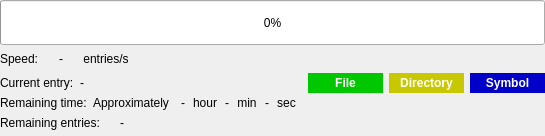
     <widget class="QWidget" name="mainPage">
      <layout class="QVBoxLayout" name="verticalLayout_9">
       <property name="spacing">
        <number>0</number>
       </property>
       <property name="leftMargin">
        <number>0</number>
       </property>
       <property name="topMargin">
        <number>0</number>
       </property>
       <property name="rightMargin">
        <number>0</number>
       </property>
       <property name="bottomMargin">
        <number>3</number>
       </property>
       <item>
        <widget class="QWidget" name="progressWgt" native="true">
         <layout class="QVBoxLayout" name="verticalLayout">
          <property name="spacing">
           <number>2</number>
          </property>
          <property name="leftMargin">
           <number>0</number>
          </property>
          <property name="topMargin">
           <number>0</number>
          </property>
          <property name="rightMargin">
           <number>0</number>
          </property>
          <property name="bottomMargin">
           <number>0</number>
          </property>
          <item>
           <widget class="QWidget" name="widget_3" native="true">
            <layout class="QHBoxLayout" name="horizontalLayout_6">
             <property name="leftMargin">
              <number>0</number>
             </property>
             <property name="topMargin">
              <number>0</number>
             </property>
             <property name="rightMargin">
              <number>0</number>
             </property>
             <property name="bottomMargin">
              <number>0</number>
             </property>
             <item>
              <widget class="QProgressBar" name="progressBar">
               <property name="minimumSize">
                <size>
                 <width>0</width>
                 <height>45</height>
                </size>
               </property>
               <property name="value">
                <number>0</number>
               </property>
               <property name="alignment">
                <set>Qt::AlignCenter</set>
               </property>
               <property name="format">
                <string>%p%</string>
               </property>
              </widget>
             </item>
            </layout>
           </widget>
          </item>
          <item>
           <widget class="QWidget" name="widget_2" native="true">
            <layout class="QHBoxLayout" name="horizontalLayout_3">
             <property name="leftMargin">
              <number>0</number>
             </property>
             <property name="topMargin">
              <number>0</number>
             </property>
             <property name="rightMargin">
              <number>0</number>
             </property>
             <property name="bottomMargin">
              <number>0</number>
             </property>
             <item>
              <widget class="QWidget" name="widget_10" native="true">
               <layout class="QHBoxLayout" name="horizontalLayout_4">
                <property name="leftMargin">
                 <number>0</number>
                </property>
                <property name="topMargin">
                 <number>0</number>
                </property>
                <property name="rightMargin">
                 <number>0</number>
                </property>
                <property name="bottomMargin">
                 <number>0</number>
                </property>
                <item>
                 <widget class="QLabel" name="speedText">
                  <property name="text">
                   <string>Speed:</string>
                  </property>
                  <property name="textInteractionFlags">
                   <set>Qt::NoTextInteraction</set>
                  </property>
                 </widget>
                </item>
                <item>
                 <widget class="QLabel" name="speedValue">
                  <property name="minimumSize">
                   <size>
                    <width>32</width>
                    <height>0</height>
                   </size>
                  </property>
                  <property name="text">
                   <string>-</string>
                  </property>
                  <property name="alignment">
                   <set>Qt::AlignCenter</set>
                  </property>
                  <property name="textInteractionFlags">
                   <set>Qt::NoTextInteraction</set>
                  </property>
                 </widget>
                </item>
                <item>
                 <widget class="QLabel" name="speedUnitText">
                  <property name="text">
                   <string>entries/s</string>
                  </property>
                  <property name="alignment">
                   <set>Qt::AlignCenter</set>
                  </property>
                  <property name="textInteractionFlags">
                   <set>Qt::NoTextInteraction</set>
                  </property>
                 </widget>
                </item>
               </layout>
              </widget>
             </item>
             <item>
              <spacer name="horizontalSpacer_2">
               <property name="orientation">
                <enum>Qt::Horizontal</enum>
               </property>
               <property name="sizeHint" stdset="0">
                <size>
                 <width>356</width>
                 <height>20</height>
                </size>
               </property>
              </spacer>
             </item>
             <item>
              <widget class="QWidget" name="widget_9" native="true">
               <layout class="QHBoxLayout" name="horizontalLayout_5">
                <property name="leftMargin">
                 <number>0</number>
                </property>
                <property name="topMargin">
                 <number>0</number>
                </property>
                <property name="rightMargin">
                 <number>0</number>
                </property>
                <property name="bottomMargin">
                 <number>0</number>
                </property>
                <item>
                 <widget class="QPushButton" name="pauseResumeBtn">
                  <property name="minimumSize">
                   <size>
                    <width>24</width>
                    <height>24</height>
                   </size>
                  </property>
                  <property name="maximumSize">
                   <size>
                    <width>24</width>
                    <height>24</height>
                   </size>
                  </property>
                  <property name="styleSheet">
                   <string notr="true">QPushButton
{
	background: palette(button);
    border: 2px solid transparent;
}

QPushButton:default
{
	background: rgba(0, 100, 180, 96);
    color: rgb(0, 0, 0);
}

QPushButton:hover
{
    border: 2px solid rgba(0, 100, 180, 128);
}

QPushButton:pressed
{
    border: 2px solid transparent;
	background: rgba(0, 100, 180, 56);
}</string>
                  </property>
                  <property name="icon">
                   <iconset resource="../easylink.qrc">
                    <normaloff>:/resources/icon/pause.ico</normaloff>:/resources/icon/pause.ico</iconset>
                  </property>
                  <property name="autoDefault">
                   <bool>false</bool>
                  </property>
                  <property name="flat">
                   <bool>true</bool>
                  </property>
                 </widget>
                </item>
                <item>
                 <widget class="QPushButton" name="cancelBtn">
                  <property name="minimumSize">
                   <size>
                    <width>24</width>
                    <height>24</height>
                   </size>
                  </property>
                  <property name="maximumSize">
                   <size>
                    <width>24</width>
                    <height>24</height>
                   </size>
                  </property>
                  <property name="styleSheet">
                   <string notr="true">QPushButton
{
	background: palette(button);
    border: 2px solid transparent;
}

QPushButton:default
{
	background: rgba(0, 100, 180, 96);
    color: rgb(0, 0, 0);
}

QPushButton:hover
{
    border: 2px solid rgba(0, 100, 180, 128);
}

QPushButton:pressed
{
    border: 2px solid transparent;
	background: rgba(0, 100, 180, 56);
}</string>
                  </property>
                  <property name="icon">
                   <iconset resource="../easylink.qrc">
                    <normaloff>:/resources/icon/cancel.ico</normaloff>:/resources/icon/cancel.ico</iconset>
                  </property>
                  <property name="autoDefault">
                   <bool>false</bool>
                  </property>
                  <property name="flat">
                   <bool>true</bool>
                  </property>
                 </widget>
                </item>
               </layout>
              </widget>
             </item>
            </layout>
           </widget>
          </item>
          <item>
           <widget class="QWidget" name="widget_4" native="true">
            <layout class="QVBoxLayout" name="verticalLayout_3">
             <property name="spacing">
              <number>0</number>
             </property>
             <property name="leftMargin">
              <number>0</number>
             </property>
             <property name="topMargin">
              <number>0</number>
             </property>
             <property name="rightMargin">
              <number>0</number>
             </property>
             <property name="bottomMargin">
              <number>0</number>
             </property>
             <item>
              <widget class="QWidget" name="widget_5" native="true">
               <layout class="QHBoxLayout" name="horizontalLayout_7">
                <property name="leftMargin">
                 <number>0</number>
                </property>
                <property name="topMargin">
                 <number>0</number>
                </property>
                <property name="rightMargin">
                 <number>0</number>
                </property>
                <property name="bottomMargin">
                 <number>0</number>
                </property>
                <item>
                 <widget class="QWidget" name="widget_13" native="true">
                  <layout class="QHBoxLayout" name="horizontalLayout_11">
                   <property name="leftMargin">
                    <number>0</number>
                   </property>
                   <property name="topMargin">
                    <number>0</number>
                   </property>
                   <property name="rightMargin">
                    <number>0</number>
                   </property>
                   <property name="bottomMargin">
                    <number>0</number>
                   </property>
                   <item>
                    <widget class="QLabel" name="currentEntryText">
                     <property name="text">
                      <string>Current entry:</string>
                     </property>
                     <property name="textInteractionFlags">
                      <set>Qt::NoTextInteraction</set>
                     </property>
                    </widget>
                   </item>
                   <item>
                    <widget class="QLabel" name="currentEntryValue">
                     <property name="text">
                      <string>-</string>
                     </property>
                     <property name="textInteractionFlags">
                      <set>Qt::NoTextInteraction</set>
                     </property>
                    </widget>
                   </item>
                  </layout>
                 </widget>
                </item>
                <item>
                 <spacer name="horizontalSpacer_8">
                  <property name="orientation">
                   <enum>Qt::Horizontal</enum>
                  </property>
                  <property name="sizeHint" stdset="0">
                   <size>
                    <width>40</width>
                    <height>20</height>
                   </size>
                  </property>
                 </spacer>
                </item>
                <item>
                 <widget class="QWidget" name="widget_12" native="true">
                  <layout class="QHBoxLayout" name="horizontalLayout_10">
                   <property name="leftMargin">
                    <number>0</number>
                   </property>
                   <property name="topMargin">
                    <number>0</number>
                   </property>
                   <property name="rightMargin">
                    <number>0</number>
                   </property>
                   <property name="bottomMargin">
                    <number>0</number>
                   </property>
                   <item>
                    <widget class="QLabel" name="fileText">
                     <property name="minimumSize">
                      <size>
                       <width>75</width>
                       <height>0</height>
                      </size>
                     </property>
                     <property name="maximumSize">
                      <size>
                       <width>75</width>
                       <height>16777215</height>
                      </size>
                     </property>
                     <property name="font">
                      <font>
                       <family>Segoe UI</family>
                       <bold>true</bold>
                       <stylestrategy>PreferAntialias</stylestrategy>
                      </font>
                     </property>
                     <property name="styleSheet">
                      <string notr="true">background-color: rgb(0, 200, 0);
color: rgb(255, 255, 255);</string>
                     </property>
                     <property name="text">
                      <string>File</string>
                     </property>
                     <property name="alignment">
                      <set>Qt::AlignCenter</set>
                     </property>
                     <property name="textInteractionFlags">
                      <set>Qt::NoTextInteraction</set>
                     </property>
                    </widget>
                   </item>
                   <item>
                    <widget class="QLabel" name="directoryText">
                     <property name="minimumSize">
                      <size>
                       <width>75</width>
                       <height>0</height>
                      </size>
                     </property>
                     <property name="maximumSize">
                      <size>
                       <width>75</width>
                       <height>16777215</height>
                      </size>
                     </property>
                     <property name="font">
                      <font>
                       <family>Segoe UI</family>
                       <bold>true</bold>
                       <stylestrategy>PreferAntialias</stylestrategy>
                      </font>
                     </property>
                     <property name="styleSheet">
                      <string notr="true">background-color: rgb(200, 200, 0);
color: rgb(255, 255, 255);</string>
                     </property>
                     <property name="text">
                      <string>Directory</string>
                     </property>
                     <property name="alignment">
                      <set>Qt::AlignCenter</set>
                     </property>
                     <property name="textInteractionFlags">
                      <set>Qt::NoTextInteraction</set>
                     </property>
                    </widget>
                   </item>
                   <item>
                    <widget class="QLabel" name="symbolText">
                     <property name="minimumSize">
                      <size>
                       <width>75</width>
                       <height>0</height>
                      </size>
                     </property>
                     <property name="maximumSize">
                      <size>
                       <width>75</width>
                       <height>16777215</height>
                      </size>
                     </property>
                     <property name="font">
                      <font>
                       <family>Segoe UI</family>
                       <bold>true</bold>
                       <stylestrategy>PreferAntialias</stylestrategy>
                      </font>
                     </property>
                     <property name="styleSheet">
                      <string notr="true">background-color: rgb(0, 0, 200);
color: rgb(255, 255, 255);</string>
                     </property>
                     <property name="text">
                      <string>Symbol</string>
                     </property>
                     <property name="alignment">
                      <set>Qt::AlignCenter</set>
                     </property>
                     <property name="textInteractionFlags">
                      <set>Qt::NoTextInteraction</set>
                     </property>
                    </widget>
                   </item>
                  </layout>
                 </widget>
                </item>
               </layout>
              </widget>
             </item>
             <item>
              <widget class="QWidget" name="widget_6" native="true">
               <layout class="QHBoxLayout" name="horizontalLayout_8">
                <property name="leftMargin">
                 <number>0</number>
                </property>
                <property name="topMargin">
                 <number>0</number>
                </property>
                <property name="rightMargin">
                 <number>0</number>
                </property>
                <property name="bottomMargin">
                 <number>0</number>
                </property>
                <item>
                 <widget class="QWidget" name="widget_14" native="true">
                  <layout class="QHBoxLayout" name="horizontalLayout_13">
                   <property name="leftMargin">
                    <number>0</number>
                   </property>
                   <property name="topMargin">
                    <number>0</number>
                   </property>
                   <property name="rightMargin">
                    <number>0</number>
                   </property>
                   <property name="bottomMargin">
                    <number>0</number>
                   </property>
                   <item>
                    <widget class="QLabel" name="remainingTimeText">
                     <property name="text">
                      <string>Remaining time:</string>
                     </property>
                     <property name="textInteractionFlags">
                      <set>Qt::NoTextInteraction</set>
                     </property>
                    </widget>
                   </item>
                   <item>
                    <widget class="QLabel" name="approximatelyText">
                     <property name="text">
                      <string>Approximately</string>
                     </property>
                     <property name="textInteractionFlags">
                      <set>Qt::NoTextInteraction</set>
                     </property>
                    </widget>
                   </item>
                  </layout>
                 </widget>
                </item>
                <item>
                 <widget class="QWidget" name="widget_8" native="true">
                  <layout class="QHBoxLayout" name="horizontalLayout_12">
                   <property name="spacing">
                    <number>2</number>
                   </property>
                   <property name="leftMargin">
                    <number>0</number>
                   </property>
                   <property name="topMargin">
                    <number>0</number>
                   </property>
                   <property name="rightMargin">
                    <number>0</number>
                   </property>
                   <property name="bottomMargin">
                    <number>0</number>
                   </property>
                   <item>
                    <widget class="QLabel" name="remainingTimeHourValue">
                     <property name="minimumSize">
                      <size>
                       <width>16</width>
                       <height>0</height>
                      </size>
                     </property>
                     <property name="text">
                      <string>-</string>
                     </property>
                     <property name="alignment">
                      <set>Qt::AlignCenter</set>
                     </property>
                     <property name="textInteractionFlags">
                      <set>Qt::NoTextInteraction</set>
                     </property>
                    </widget>
                   </item>
                   <item>
                    <widget class="QLabel" name="hourUnitText">
                     <property name="text">
                      <string>hour</string>
                     </property>
                     <property name="alignment">
                      <set>Qt::AlignCenter</set>
                     </property>
                     <property name="textInteractionFlags">
                      <set>Qt::NoTextInteraction</set>
                     </property>
                    </widget>
                   </item>
                   <item>
                    <widget class="QLabel" name="remainingTimeMinValue">
                     <property name="minimumSize">
                      <size>
                       <width>16</width>
                       <height>0</height>
                      </size>
                     </property>
                     <property name="text">
                      <string>-</string>
                     </property>
                     <property name="alignment">
                      <set>Qt::AlignCenter</set>
                     </property>
                     <property name="textInteractionFlags">
                      <set>Qt::NoTextInteraction</set>
                     </property>
                    </widget>
                   </item>
                   <item>
                    <widget class="QLabel" name="minUnitText">
                     <property name="text">
                      <string>min</string>
                     </property>
                     <property name="alignment">
                      <set>Qt::AlignCenter</set>
                     </property>
                     <property name="textInteractionFlags">
                      <set>Qt::NoTextInteraction</set>
                     </property>
                    </widget>
                   </item>
                   <item>
                    <widget class="QLabel" name="remainingTimeSecValue">
                     <property name="minimumSize">
                      <size>
                       <width>16</width>
                       <height>0</height>
                      </size>
                     </property>
                     <property name="text">
                      <string>-</string>
                     </property>
                     <property name="alignment">
                      <set>Qt::AlignCenter</set>
                     </property>
                     <property name="textInteractionFlags">
                      <set>Qt::NoTextInteraction</set>
                     </property>
                    </widget>
                   </item>
                   <item>
                    <widget class="QLabel" name="secUnitText">
                     <property name="text">
                      <string>sec</string>
                     </property>
                     <property name="alignment">
                      <set>Qt::AlignCenter</set>
                     </property>
                     <property name="textInteractionFlags">
                      <set>Qt::NoTextInteraction</set>
                     </property>
                    </widget>
                   </item>
                  </layout>
                 </widget>
                </item>
                <item>
                 <spacer name="horizontalSpacer_5">
                  <property name="orientation">
                   <enum>Qt::Horizontal</enum>
                  </property>
                  <property name="sizeHint" stdset="0">
                   <size>
                    <width>40</width>
                    <height>20</height>
                   </size>
                  </property>
                 </spacer>
                </item>
               </layout>
              </widget>
             </item>
             <item>
              <widget class="QWidget" name="widget_7" native="true">
               <layout class="QHBoxLayout" name="horizontalLayout_9">
                <property name="leftMargin">
                 <number>0</number>
                </property>
                <property name="topMargin">
                 <number>0</number>
                </property>
                <property name="rightMargin">
                 <number>0</number>
                </property>
                <property name="bottomMargin">
                 <number>0</number>
                </property>
                <item>
                 <widget class="QWidget" name="widget_15" native="true">
                  <layout class="QHBoxLayout" name="horizontalLayout_14">
                   <property name="leftMargin">
                    <number>0</number>
                   </property>
                   <property name="topMargin">
                    <number>0</number>
                   </property>
                   <property name="rightMargin">
                    <number>0</number>
                   </property>
                   <property name="bottomMargin">
                    <number>0</number>
                   </property>
                   <item>
                    <widget class="QLabel" name="remainingEntriesText">
                     <property name="text">
                      <string>Remaining entries:</string>
                     </property>
                     <property name="textInteractionFlags">
                      <set>Qt::NoTextInteraction</set>
                     </property>
                    </widget>
                   </item>
                   <item>
                    <widget class="QLabel" name="remainingEntriesValue">
                     <property name="minimumSize">
                      <size>
                       <width>32</width>
                       <height>0</height>
                      </size>
                     </property>
                     <property name="text">
                      <string>-</string>
                     </property>
                     <property name="alignment">
                      <set>Qt::AlignCenter</set>
                     </property>
                     <property name="textInteractionFlags">
                      <set>Qt::NoTextInteraction</set>
                     </property>
                    </widget>
                   </item>
                  </layout>
                 </widget>
                </item>
                <item>
                 <spacer name="horizontalSpacer_3">
                  <property name="orientation">
                   <enum>Qt::Horizontal</enum>
                  </property>
                  <property name="sizeHint" stdset="0">
                   <size>
                    <width>40</width>
                    <height>20</height>
                   </size>
                  </property>
                 </spacer>
                </item>
               </layout>
              </widget>
             </item>
            </layout>
           </widget>
          </item>
         </layout>
        </widget>
       </item>
      </layout>
     </widget>
